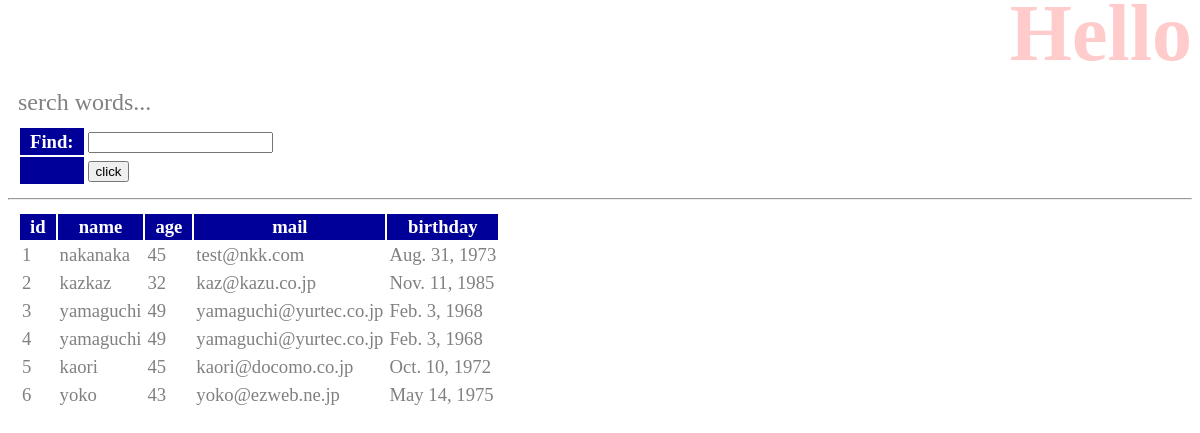
/hello/find, run on the app's committed database.
### hello/models.py (models this page shows, shortened)
class Friend(models.Model):
    name = models.CharField(max_length=100,\
        validators=[URLValidator()])
    mail = models.EmailField(max_length=200)
    gender = models.BooleanField()
    age = models.IntegerField()
    birthday = models.DateField()

### hello/views.py (the view)
# urls.py: path('find', views.find, name='find'),
def find(request):
    if (request.method == 'POST'):
        msg = request.POST['find']
        form = FindForm(request.POST)
        sql = 'select * from hello_friend'
        if(msg !=''):
            sql += ' where ' + msg
        data = Friend.objects.raw(sql)
        msg = sql
    else:
        msg = 'serch words...'
        form = FindForm()
        data = Friend.objects.all()
    params = {
        'title': 'Hello',
        'message': msg,
        'form': form,
        'data': data,
    }
    return render(request, 'hello/find.html', params)

### hello/forms.py
class FindForm(forms.Form):
    find = forms.CharField(label='Find',required=False)

### hello/templates/hello/find.html (shortened to what this page needs)
{% load static %}
<!doctype html>
<html lang="ja">
<head>
    <link rel="stylesheet" type="text/css"
        href="{% static 'hello/css/style.css' %}" />
</head>
<body>
    <h1>{{title}}</h1>
    <p>{{message|safe}}</p>
    <table>
        <form action="{% url 'find' %}" method="post">
        {{form}}
        <tr><th></th><td><input type="submit" value="click"</td></tr>
        </form>
    </table>
    <hr>
    <table>
      <tr>
          <th>id</th>
          <th>name</th>
          <th>age</th>
          <th>mail</th>
          <th>birthday</th>
      </tr>
    {% for item in data %}
      <tr>
          <td>{{item.id}}</td>
          <td>{{item.name}}</td>
          <td>{{item.age}}</td>
          <td>{{item.mail}}</td>
          <td>{{item.birthday}}</td>
      </tr>
        {% endfor %}
    </table>
</body>
</html>

### hello/static/hello/css/style.css (style rules this page uses)
body { color:gray; font-size:18pt; }
h1 { color:red; opacity:0.2; font-size:60pt; margin-top:-20px; margin-bottom:0px; text-align:right; }
p { margin:10px; }
table { margin:10px; font-size:14pt; }
table tr th { background-color:#009; color:white; padding:2px 10px; border-size:2px; }
table tr td { background-color:#eee color:#666; padding:2px; border-size:2px; }

### data on the page
Friend: id "1", name "nakanaka", age "45", mail "test@nkk.com", birthday "Aug. 31, 1973"
Friend: id "2", name "kazkaz", age "32", mail "kaz@kazu.co.jp", birthday "Nov. 11, 1985"
Friend: id "3", name "yamaguchi", age "49", mail "yamaguchi@yurtec.co.jp", birthday "Feb. 3, 1968"
Friend: id "4", name "yamaguchi", age "49", mail "yamaguchi@yurtec.co.jp", birthday "Feb. 3, 1968"
Friend: id "5", name "kaori", age "45", mail "kaori@docomo.co.jp", birthday "Oct. 10, 1972"
Friend: id "6", name "yoko", age "43", mail "yoko@ezweb.ne.jp", birthday "May 14, 1975"

### other printed values
{{ message|safe }} "serch words..."
